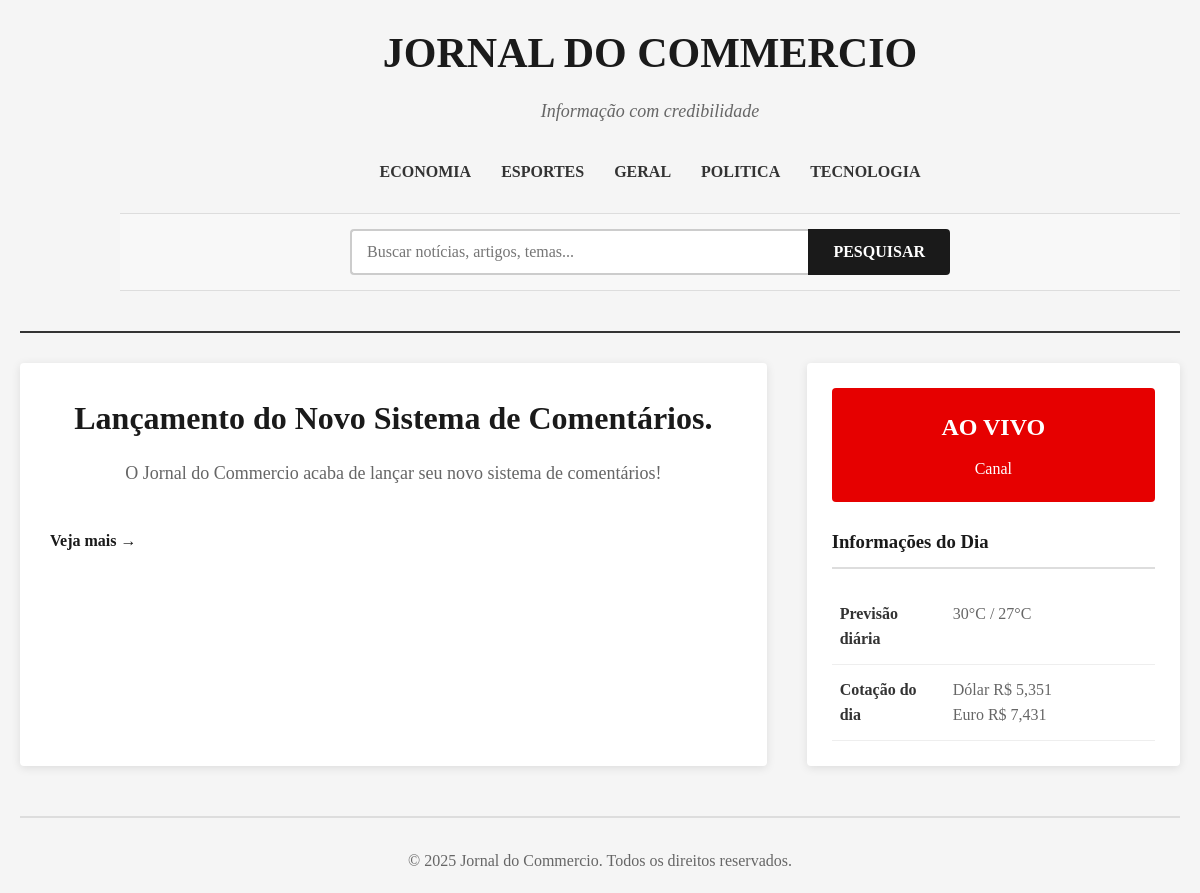
The page / on the database its author committed.
### jornal_app/models.py (models this page shows, shortened)
class Categoria(models.Model):
    nome = models.CharField(
        max_length=100,
        unique=True,
        verbose_name="Nome da Categoria",
        help_text="O nome deve ser único para cada categoria."
    )
    class Meta:
        verbose_name = "Categoria"
        verbose_name_plural = "Categorias"
        ordering = ['nome']

class Noticia(models.Model):
    titulo = models.CharField(max_length=200, verbose_name="Título")
    conteudo = models.TextField(verbose_name="Conteúdo")
    data_publicacao = models.DateTimeField(auto_now_add=True, verbose_name="Data de Publicação")
    categoria = models.ForeignKey(
        Categoria,
        on_delete=models.PROTECT,
        related_name='noticias',
        verbose_name="Categoria"
    )
    destaque = models.BooleanField(
        default=False,
        verbose_name="Notícia em Destaque",
        help_text="Marque para que esta notícia apareça na seção de destaques da homepage."
    )
    class Meta:
        verbose_name = "Notícia"
        verbose_name_plural = "Notícias"
        ordering = ['-data_publicacao']

### jornal_app/views.py (the view)
# urls.py: path('', views.HomeView.as_view(), name='home'),
class HomeView(TemplateView):
    template_name = 'jornal_app/home.html'
    def get_context_data(self, **kwargs):
        context = super().get_context_data(**kwargs)
        context['destaques'] = Noticia.objects.filter(destaque=True).order_by('-data_publicacao')[:3]
        context['artigos_recentes'] = Noticia.objects.filter(destaque=False).order_by('-data_publicacao')[:3]
        context['informacoes_dia'] = {
            'temperatura_max': '30°C',
            'temperatura_min': '27°C',
            'dolar': 'R$ 5,351',
            'euro': 'R$ 7,431'
        }
        return context

### jornal_app/context_processors.py (called while the page is built)
def menu_categorias(request):
    categorias = Categoria.objects.all().order_by('nome')
    return {
        'categorias': categorias
    }

### jornal_app/templates/jornal_app/home.html (shortened to what this page needs)
{% extends "jornal_app/base.html" %}
{% block main_content %}
    {% with destaque_principal=destaques.0 %}
        {% if destaque_principal %}
        <div class="headline-section">
            <h1 class="main-headline">{{ destaque_principal.titulo }}</h1>
            <p class="headline-description">{{ destaque_principal.conteudo|truncatewords:25|linebreaksbr }}</p>
            <a href="{% url 'jornal_app:artigo' pk=destaque_principal.pk %}" class="read-more">Veja mais →</a>
        </div>
        {% else %}
        <div class="headline-section">
            <h1 class="main-headline">Bem-vindo ao Jornal do Commercio</h1>
            <p class="headline-description">Nossos editores estão preparando o conteúdo. Volte em breve!</p>
        </div>
        {% endif %}
    {% endwith %}
{% endblock %}

### jornal_app/templates/jornal_app/base.html (shortened to what this page needs)
{% load static %}
<!DOCTYPE html>
<html lang="pt-br">
<head>
    <link rel="stylesheet" href="{% static 'css/home.css' %}">
</head>
<body>
    <header class="header">
        <div class="newspaper-title">JORNAL DO COMMERCIO</div>
        <div class="tagline">Informação com credibilidade</div>
        <nav class="nav-menu">
            {% for categoria in categorias %}
                <a href="{% url 'jornal_app:noticias_por_categoria' pk=categoria.pk %}">{{ categoria.nome|upper }}</a>
            {% endfor %}
        </nav>
        <div class="search-section">
            <form class="search-container" id="search-form"
                  action="{% url 'jornal_app:noticia_search' %}" method="GET">
                <input type="text" class="search-input" placeholder="Buscar notícias, artigos, temas..."
                       id="search-input" name="q">
                <button type="submit" class="search-button">PESQUISAR</button>
            </form>
        </div>
    </header>
    <div class="main-content">
        <div class="content-left">
            {% block main_content %}
            {% endblock %}
        </div>
        <div class="sidebar">
            {% block sidebar %}
            <div class="live-section">
                <h2>AO VIVO</h2>
                <p>Canal</p>
            </div>
            <div class="info-section">
                <h3>Informações do Dia</h3>
                <table class="info-table">
                    <tr>
                        <td class="info-label">Previsão diária</td>
                        <td class="info-value">30°C / 27°C</td>
                    </tr>
                    <tr>
                        <td class="info-label">Cotação do dia</td>
                        <td class="info-value">Dólar R$ 5,351<br>Euro R$ 7,431</td>
                    </tr>
                </table>
            </div>
            {% endblock %}
        </div>
    </div>
    <footer>
        <p>&copy; 2025 Jornal do Commercio. Todos os direitos reservados.</p>
    </footer>
</body>
</html>

### static/css/home.css (style rules this page uses)
* { margin: 0; padding: 0; box-sizing: border-box; font-family: 'Georgia', serif; }
body { background-color: #f5f5f5; color: #333; line-height: 1.6; max-width: 1200px; margin: 0 auto; padding: 20px; }
.header { position: relative; text-align: center; border-bottom: 2px solid #333; padding-bottom: 20px; margin-bottom: 30px; padding-left: 100px; }
.newspaper-title { font-size: 42px; font-weight: bold; margin-bottom: 10px; color: #1a1a1a; }
.tagline { font-size: 18px; color: #666; font-style: italic; margin-bottom: 25px; }
.search-section { background-color: #f8f8f8; padding: 15px 0; margin: 20px 0; border-top: 1px solid #ddd; border-bottom: 1px solid #ddd; }
.search-container { display: flex; max-width: 600px; margin: 0 auto; }
.search-input { flex: 1; padding: 12px 15px; border: 2px solid #ccc; border-right: none; border-radius: 4px 0 0 4px; font-size: 16px; outline: none; }
.search-button { background-color: #1a1a1a; color: white; border: none; padding: 0 25px; border-radius: 0 4px 4px 0; cursor: pointer; font-size: 16px; font-weight: bold; }
.nav-menu { display: flex; justify-content: center; gap: 30px; margin: 20px 0; flex-wrap: wrap; }
.nav-menu a { text-decoration: none; color: #333; font-weight: bold; padding: 8px 0; position: relative; }
.nav-menu a::after { content: ''; position: absolute; bottom: 0; left: 0; width: 0; height: 2px; background-color: #1a1a1a; transition: width 0.3s; }
.main-content { display: grid; grid-template-columns: 2fr 1fr; gap: 40px; margin: 30px 0; }
.content-left { background-color: white; padding: 30px; border-radius: 4px; box-shadow: 0 2px 10px rgba(0,0,0,0.1); }
.headline-section { margin-bottom: 30px; }
.main-headline { font-size: 32px; margin-bottom: 15px; color: #1a1a1a; text-align: center; }
.headline-description { font-size: 18px; color: #666; text-align: center; margin-bottom: 30px; }
.read-more { color: #1a1a1a; text-decoration: none; font-weight: bold; display: inline-block; margin-top: 10px; }
.sidebar { background-color: white; padding: 25px; border-radius: 4px; box-shadow: 0 2px 10px rgba(0,0,0,0.1); }
.live-section { background-color: #e60000; color: white; padding: 20px; border-radius: 4px; margin-bottom: 25px; text-align: center; }
.live-section h2 { font-size: 24px; margin-bottom: 10px; }
.info-section h3 { margin-bottom: 20px; color: #1a1a1a; border-bottom: 2px solid #ddd; padding-bottom: 10px; }
.info-table { width: 100%; border-collapse: collapse; }
.info-table tr { border-bottom: 1px solid #eee; }
.info-table td { padding: 12px 8px; vertical-align: top; }
.info-label { font-weight: bold; width: 35%; color: #333; }
.info-value { color: #666; }
footer { margin-top: 50px; padding-top: 30px; border-top: 2px solid #ddd; text-align: center; color: #666; }

### rows shown on the page
Categoria: nome "ECONOMIA"
Categoria: nome "ESPORTES"
Categoria: nome "GERAL"
Categoria: nome "POLITICA"
Categoria: nome "TECNOLOGIA"
Noticia: titulo "Lançamento do Novo Sistema de Comentários.", conteudo "O Jornal do Commercio acaba de lançar seu novo sistema de comentários!"
